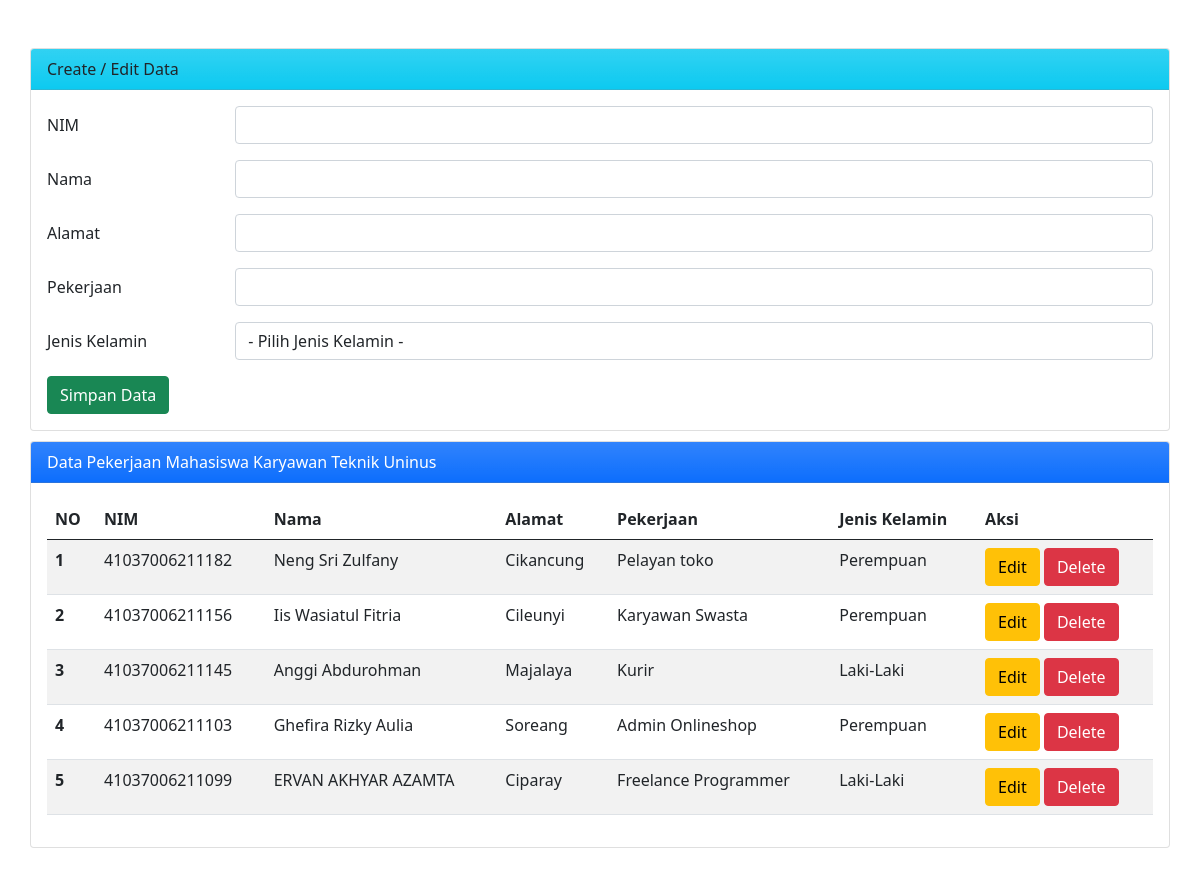
The page / on the database its author committed.
### tables this page shows
CREATE TABLE `mahasiswa` (
  `id` int(11) NOT NULL,
  `nim` varchar(25) NOT NULL,
  `nama` varchar(25) NOT NULL,
  `alamat` varchar(25) NOT NULL,
  `pekerjaan` varchar(30) NOT NULL,
  `jenis_kelamin` varchar(25) NOT NULL
);

### index.php (the view, shortened to what this page needs)
<?php
$host       = "localhost";
$user       = "root";
$pass       = "";
$db         = "db_mahasiswa";
$koneksi    = mysqli_connect($host, $user, $pass, $db);
$nim        = "";
$nama       = "";
$alamat     = "";
$pekerjaan     = "";
?>
<!DOCTYPE html>
<html lang="en">
<head>
    <link href="https://cdn.jsdelivr.net/npm/bootstrap@5.0.0-beta2/dist/css/bootstrap.min.css" rel="stylesheet">
</head>
<body>
    <div class="mx-auto m-5">
        <div class="card">
            <div class="card-header bg-info bg-gradient ">
                Create / Edit Data
            </div>
            <div class="card-body">
                <form action="" method="POST">
                    <div class="mb-3 row">
                        <label for="nim" class="col-sm-2 col-form-label">NIM</label>
                        <div class="col-sm-10">
                            <input type="text" class="form-control" id="nim" name="nim" value="<?php echo $nim ?>">
                        </div>
                    </div>
                    <div class="mb-3 row">
                        <label for="nama" class="col-sm-2 col-form-label">Nama</label>
                        <div class="col-sm-10">
                            <input type="text" class="form-control" id="nama" name="nama" value="<?php echo $nama ?>">
                        </div>
                    </div>
                    <div class="mb-3 row">
                        <label for="alamat" class="col-sm-2 col-form-label">Alamat</label>
                        <div class="col-sm-10">
                            <input type="text" class="form-control" id="alamat" name="alamat" value="<?php echo $alamat ?>">
                        </div>
                    </div>
                    <div class="mb-3 row">
                        <label for="pekerjaan" class="col-sm-2 col-form-label">Pekerjaan</label>
                        <div class="col-sm-10">
                            <input type="text" class="form-control" id="pekerjaan" name="pekerjaan" value="<?php echo $pekerjaan ?>">
                        </div>
                    </div>
                    <div class="mb-3 row">
                        <label for="jenis_kelamin" class="col-sm-2 col-form-label">Jenis Kelamin</label>
                        <div class="col-sm-10">
                            <select class="form-control" name="jenis_kelamin" id="jenis_kelamin">
                                <option value="">- Pilih Jenis Kelamin -</option>
                            </select>
                        </div>
                    </div>
                    <div class="col-12">
                        <input type="submit" name="simpan" value="Simpan Data" class="btn btn-success" />
                    </div>
                </form>
            </div>
        </div>
        <div class="card">
            <div class="card-header text-white bg-gradient bg-primary">
            Data Pekerjaan Mahasiswa Karyawan Teknik Uninus
            </div>
            <div class="card-body">
                <table class="table table-striped table-hover">
                    <thead>
                        <tr>
                            <th scope="col">NO</th>
                            <th scope="col">NIM</th>
                            <th scope="col">Nama</th>
                            <th scope="col">Alamat</th>
                            <th scope="col">Pekerjaan</th>
                            <th scope="col">Jenis Kelamin</th>
                            <th scope="col">Aksi</th>
                        </tr>
                    </thead>
                    <tbody>
                        <?php
                        $sql2   = "select * from mahasiswa order by id desc";
                        $q2     = mysqli_query($koneksi, $sql2);
                        $urut   = 1;
                        while ($r2 = mysqli_fetch_array($q2)) {
                            $id         = $r2['id'];
                            $nim        = $r2['nim'];
                            $nama       = $r2['nama'];
                            $alamat     = $r2['alamat'];
                            $pekerjaan     = $r2['pekerjaan'];
                            $jenis_kelamin  = $r2['jenis_kelamin'];
                        ?>
                            <tr>
                                <th scope="row"><?php echo $urut++ ?></th>
                                <td scope="row"><?php echo $nim ?></td>
                                <td scope="row"><?php echo $nama ?></td>
                                <td scope="row"><?php echo $alamat ?></td>
                                <td scope="row"><?php echo $pekerjaan ?></td>
                                <td scope="row"><?php echo $jenis_kelamin?></td>
                                <td scope="row">
                                    <a href="index.php?op=edit&id=<?php echo $id ?>"><button type="button" class="btn btn-warning">Edit</button></a>
                                    <a href="index.php?op=delete&id=<?php echo $id?>" onclick="return confirm('Yakin mau delete data?')"><button type="button" class="btn btn-danger">Delete</button></a>
                                </td>
                            </tr>
                        <?php
                        }
                        ?>
                    </tbody>
                </table>
            </div>
        </div>
    </div>
</body>
</html>

### index.php (style rules this page uses)
.mx-auto { width: 95vw; }
.card { margin-top: 10px; }

### rows shown on the page
mahasiswa: nim "41037006211182", nama "Neng Sri Zulfany", alamat "Cikancung", pekerjaan "Pelayan toko", jenis_kelamin "Perempuan"
mahasiswa: nim "41037006211156", nama "Iis Wasiatul Fitria", alamat "Cileunyi", pekerjaan "Karyawan Swasta", jenis_kelamin "Perempuan"
mahasiswa: nim "41037006211145", nama "Anggi Abdurohman", alamat "Majalaya", pekerjaan "Kurir", jenis_kelamin "Laki-Laki"
mahasiswa: nim "41037006211103", nama "Ghefira Rizky Aulia", alamat "Soreang", pekerjaan "Admin Onlineshop", jenis_kelamin "Perempuan"
mahasiswa: nim "41037006211099", nama "ERVAN AKHYAR AZAMTA", alamat "Ciparay", pekerjaan "Freelance Programmer", jenis_kelamin "Laki-Laki"
